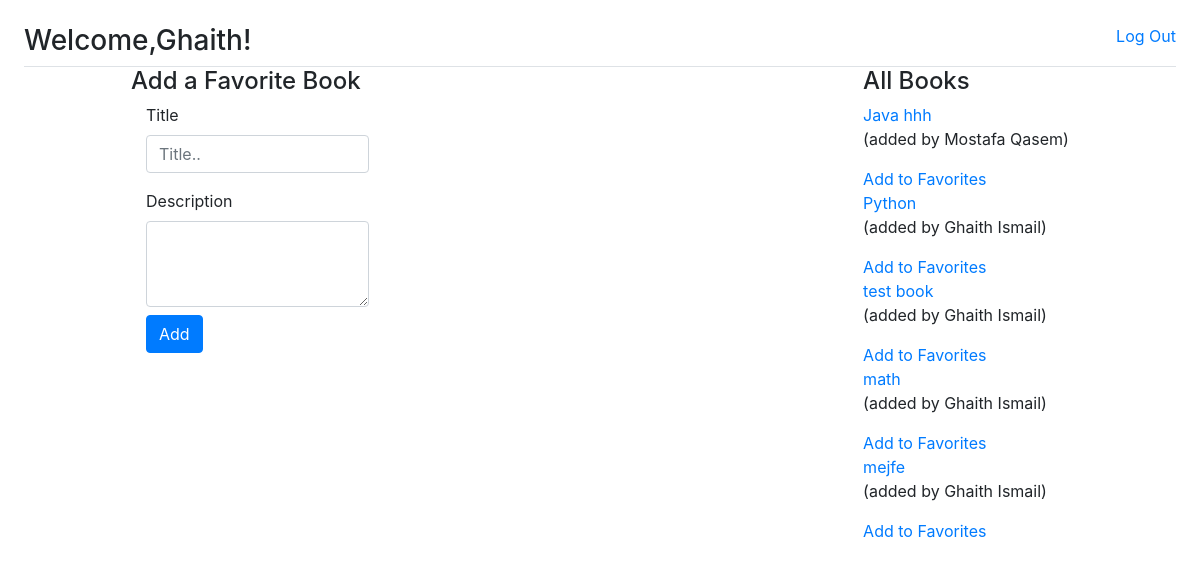
Screenshot of /books/ (signed in) with the database file from the repository.
### login_app/models.py (models this page shows)
class User(models.Model):
    first_name = models.CharField(max_length=255)
    last_name = models.CharField(max_length=255)
    email = models.CharField(max_length=255)
    password = models.CharField(max_length=255)
    created_at = models.DateTimeField(auto_now_add=True)
    updated_at = models.DateTimeField(auto_now=True)
    objects = UserManager()

### books_app/models.py (models this page shows)
class Book(models.Model):
    title = models.CharField(max_length=255)
    description = models.TextField()
    created_at = models.DateTimeField(auto_now_add=True)
    updated_at = models.DateTimeField(auto_now=True)
    user = models.ForeignKey(User, related_name='books',
                             on_delete=models.CASCADE)
    user_favorite = models.ManyToManyField(User, related_name='books_favorite')
    objects = BookManager()

### books_app/views.py (the view)
# urls.py: path('', views.book),
def book(request):
    context = {
        'logged_user': User.objects.get(id=request.session['id']),
        'books': Book.objects.all()
    }
    return render(request, 'book.html', context)

### books_app/templates/book.html (shortened to what this page needs)
<!DOCTYPE html>
<html lang="en">
  <head>
    <link rel="stylesheet" href="https://cdn.jsdelivr.net/npm/bootstrap@4.3.1/dist/css/bootstrap.min.css">
  </head>
  <body>
    <nav class="border-bottom">
        <div class="d-flex justify-content-between">
          <h3> Welcome,{{logged_user.first_name}}!</h3>
          <a href="/success/logout">Log Out</a>
        </div>
    </nav>
    <section class="d-flex justify-content-around">
                    <form action="/books/add_book" method="post">
                      <h4>Add a Favorite Book</h4>
                      <div class="form-group col-10">
                        <label for="title">Title</label>
                        <input type="title" name="title" required class="form-control" id="title" placeholder="Title.."/>
                      </div>
                      <div class="form-group col-10">
                        <label for="desc">Description</label>
                        <textarea class="form-control" name="desc" id="" cols="10" rows="3"></textarea>
                        <button type="submit" class="btn btn-primary mb-2 mt-2">Add</button>
                      </div>
                    </form>
                    <div>
                      <h4>All Books</h4>
                      {% for book in books %}
                      <a href="/books/{{book.id}}">{{book.title}}</a>
                      <p>(added by {{book.user.first_name}} {{book.user.last_name}})</p>
                      {% if user in book.user_favorite.all %}
                      <p>this is one of your favorite</p>
                      {% else %}
                      <div>
                        <a href="/books/favorite/{{book.id}}">Add to Favorites</a>
                      </div>
                      {% endif %}
                      {% endfor %}
                    </div>
    </section>
</html>

### books_app/templates/book.html (style rules this page uses)
body { padding: 2%; }

### rows the page displays
User: first_name "Ghaith"
Book: title "Java hhh", user.first_name "Mostafa", user.last_name "Qasem"
Book: title "Python", user.first_name "Ghaith", user.last_name "Ismail"
Book: title "test book", user.first_name "Ghaith", user.last_name "Ismail"
Book: title "math", user.first_name "Ghaith", user.last_name "Ismail"
Book: title "mejfe", user.first_name "Ghaith", user.last_name "Ismail"
